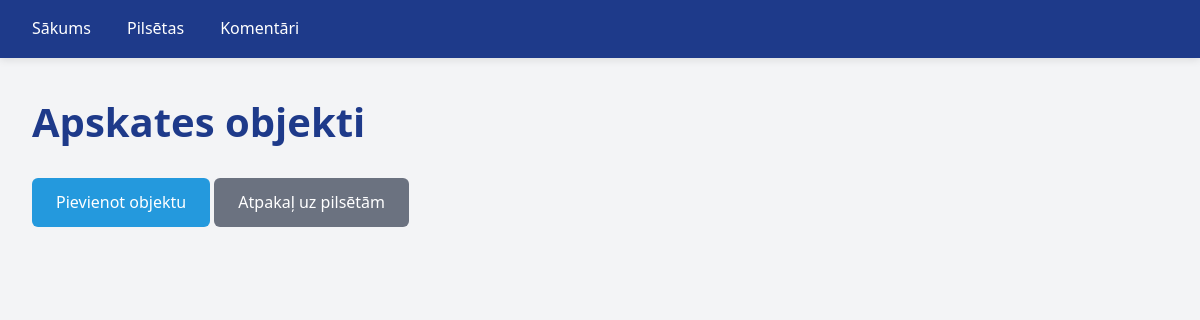
The app's page /pilsetas/15/objekti, older data.
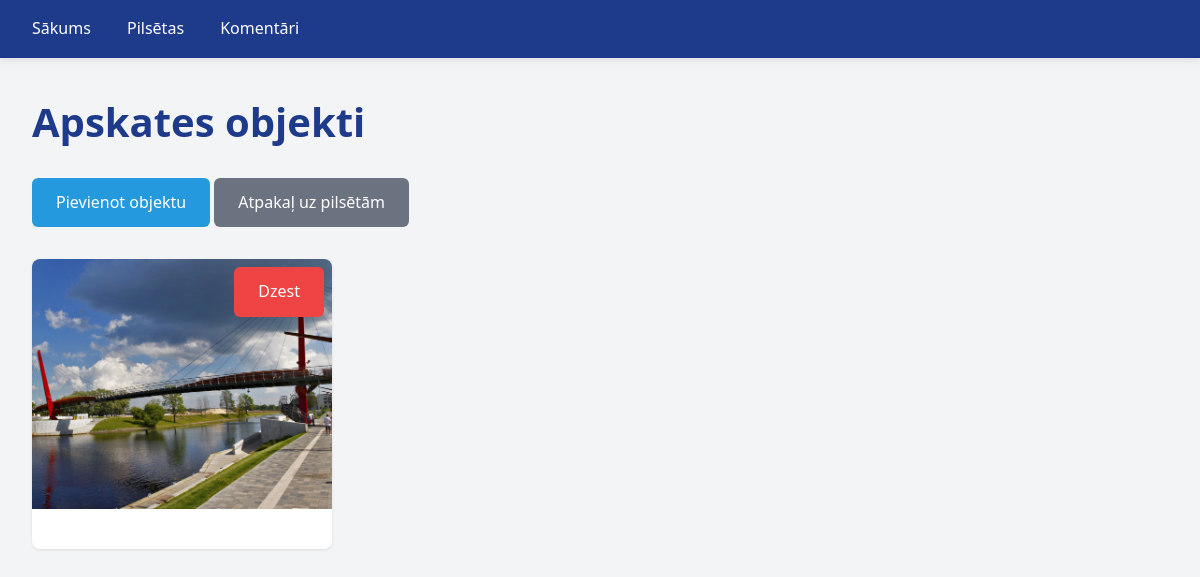
The same page, newer data.
### tables this page shows
CREATE TABLE apskates_objekti (
	id INTEGER NOT NULL PRIMARY KEY AUTOINCREMENT,
	foto_url TEXT NOT NULL,
	pilsetas_id INTEGER,
	CONSTRAINT apskates_objekti_pilsetas_FK FOREIGN KEY (pilsetas_id) REFERENCES pilsetas(id) ON DELETE SET NULL
);

### app.py (the view, shortened to what this page needs)
@app.route("/pilsetas/<int:id>/objekti", methods=["GET", "POST"])
def apskates_objekti(id):
    conn = get_db_connection()
    objekti = conn.execute(
        "SELECT * FROM apskates_objekti WHERE pilsetas_id = ?",
        (id,),
    ).fetchall()
    conn.close()
    return render_template("objekti_show.html", objekti=objekti, id=id)

### app.py (called while the page is built)
def get_db_connection():
    db = Path(__file__).parent / "db.sqlite"
    conn = sqlite3.connect(db)
    conn.row_factory = sqlite3.Row
    return conn

### templates/objekti_show.html (shortened to what this page needs)
{% extends "base.html" %}
{% block content %}
  <h1>Apskates objekti</h1>
  <div class="mb-4">
    <a href="/pilsetas/{{id}}/objekti/add" class="btn btn-primary">Pievienot objektu</a>
    <a href="/pilsetas" class="btn btn-secondary">Atpakaļ uz pilsētām</a>
  </div>
  <div class="grid" style="grid-template-columns: repeat(auto-fill, minmax(300px, 300px));">
    {% for objekts in objekti %}
    <div class="card">
      <div class="objekts-bilde-wrapper">
        <img src="{{ url_for('static', filename='images/objekti/' + objekts['foto_url'])}}"
             alt="Apskates objekts">
        <a href="/pilsetas/{{ id }}/objekti/{{ objekts['id'] }}/dzest"
           class="btn btn-danger btn-small"
           onclick="return confirm('Vai tiešām dzēst šo bildi?')">Dzest</a>
      </div>
    </div>
    {% endfor %}
  </div>
{% endblock %}

### templates/base.html (shortened to what this page needs)
<!DOCTYPE html>
<html lang="lv">
<head>
<link rel="stylesheet" href="{{ url_for('static', filename='style.css') }}">
</head>
<body>
<header>
  <a href="/">Sākums</a>
  <a href="/pilsetas">Pilsētas</a>
  <a href="/komentari">Komentāri</a>
</header>
<main>
{% block content %}{% endblock %}
</main>
</body>
</html>

### static/style.css (style rules this page uses)
* { margin: 0; padding: 0; box-sizing: border-box; }
:root { --primary-color: #1e3a8a; --secondary-color: #0ea5e9; --accent-color: #f97316; --text-color: #1f2937; --light-bg: #f3f4f6; --white: #ffffff; --border-color: #e5e7eb; --success-color: #10b981; --danger-color: #ef4444; }
body { font-family: 'Segoe UI', Tahoma, Geneva, Verdana, sans-serif; color: var(--text-color); background-color: var(--light-bg); line-height: 1.6; }
header { background-color: var(--primary-color); color: var(--white); padding: 1rem 2rem; box-shadow: 0 2px 8px rgba(0, 0, 0, 0.1); position: sticky; top: 0; z-index: 100; }
header a { color: var(--white); text-decoration: none; margin-right: 2rem; font-weight: 500; transition: color 0.3s ease; font-size: 1rem; }
main { max-width: 1200px; margin: 2rem auto; padding: 0 2rem; }
h1 { color: var(--primary-color); margin-bottom: 1.5rem; font-size: 2.5rem; }
button, .btn, a.btn { display: inline-block; padding: 0.75rem 1.5rem; color: var(--white); border: none; border-radius: 0.375rem; font-size: 1rem; font-weight: 500; cursor: pointer; text-decoration: none; transition: all 0.3s ease; }
.btn-primary { background-color: rgb(36, 153, 221); }
.btn-danger { background-color: var(--danger-color); }
.btn-secondary { background-color: #6b7280; }
.btn-small { padding: 0.5rem 1rem; font-size: 0.875rem; }
.card { background-color: var(--white); border-radius: 0.5rem; box-shadow: 0 1px 3px rgba(0, 0, 0, 0.1); padding: 1.5rem; margin-bottom: 1.5rem; transition: box-shadow 0.3s ease, transform 0.3s ease; }
a { color: var(--secondary-color); text-decoration: none; transition: color 0.3s ease; }
.grid { display: grid; grid-template-columns: repeat(auto-fit, minmax(300px, 1fr)); gap: 2rem; margin-bottom: 2rem; }
.mb-4 { margin-bottom: 2rem; }
.card .objekts-bilde-wrapper { margin: -1.5rem -1.5rem 1rem -1.5rem; border-radius: 0.5rem 0.5rem 0 0; overflow: hidden; position: relative; }
.objekts-bilde-wrapper { margin: -1.5rem -1.5rem 0 -1.5rem; border-radius: 0.5rem 0.5rem 0.5rem 0.5rem; overflow: hidden; position: relative; }
.objekts-bilde-wrapper img { width: 100%; height: 250px; object-fit: cover; display: block; }
.objekts-bilde-wrapper .btn { position: absolute; top: 0.5rem; right: 0.5rem; }

Row changes from the older to the newer data that the page shows:
added apskates_objekti: foto_url (picture)
